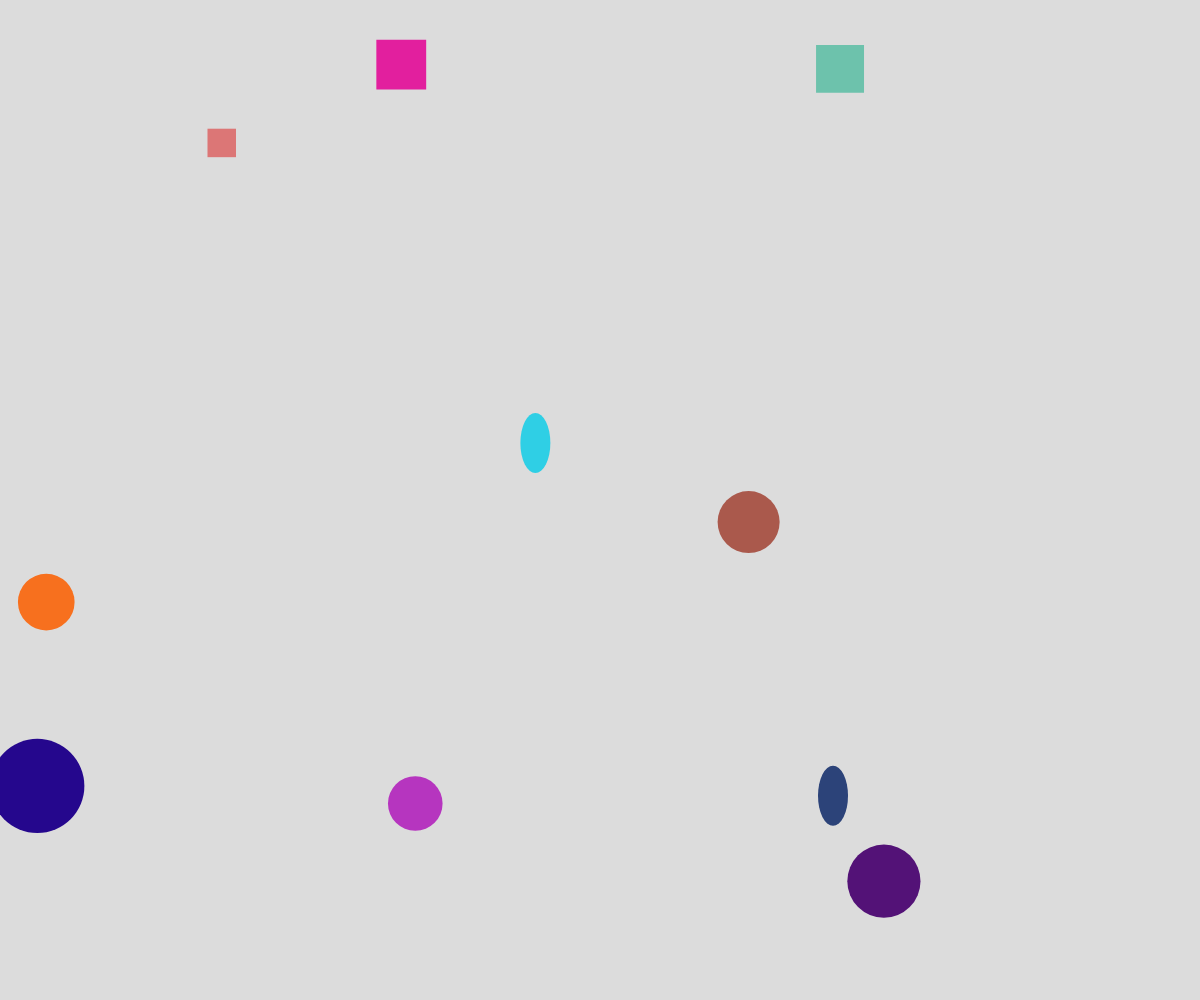
Frame 1 (no input)
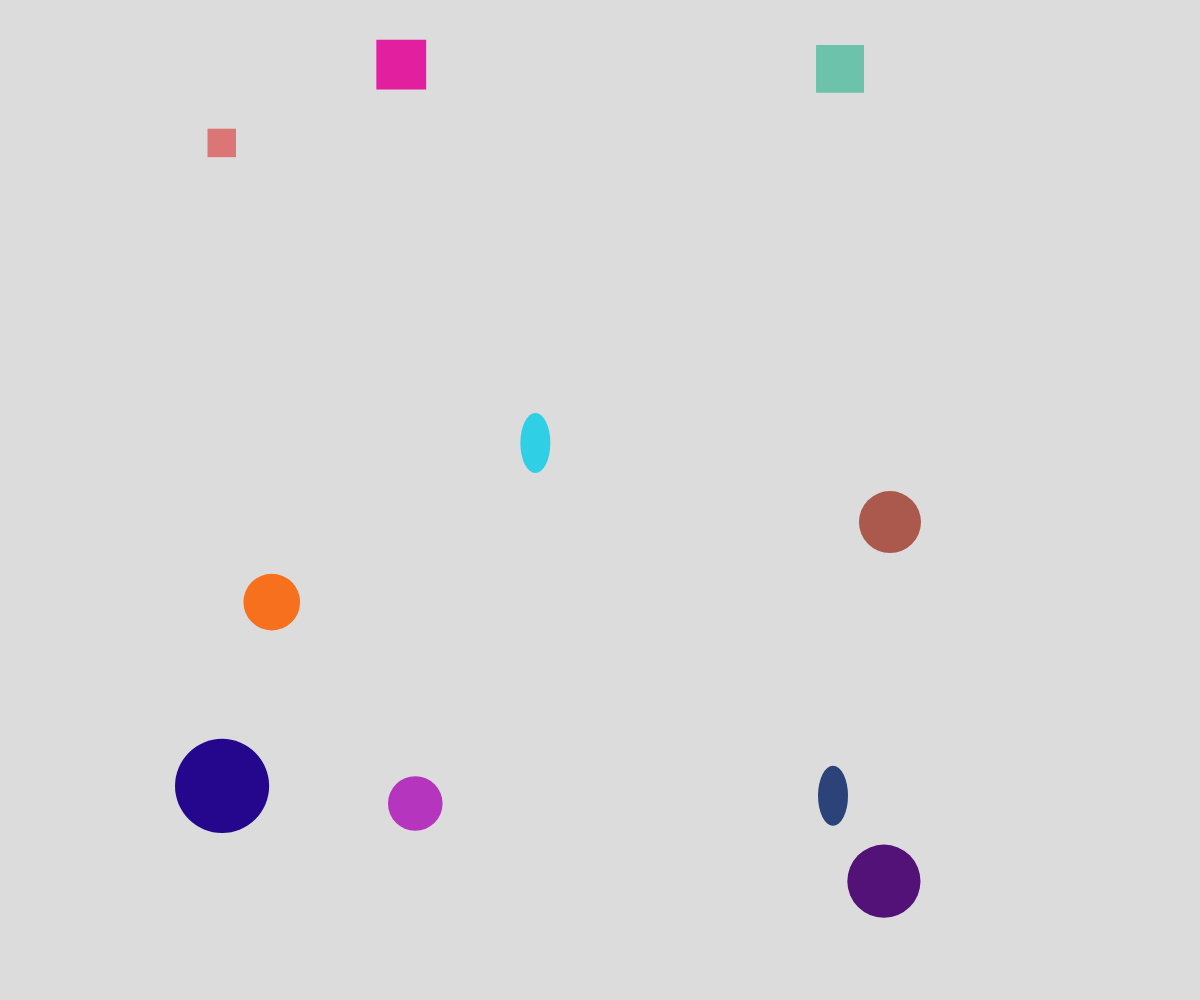
Frame 60 (no input)
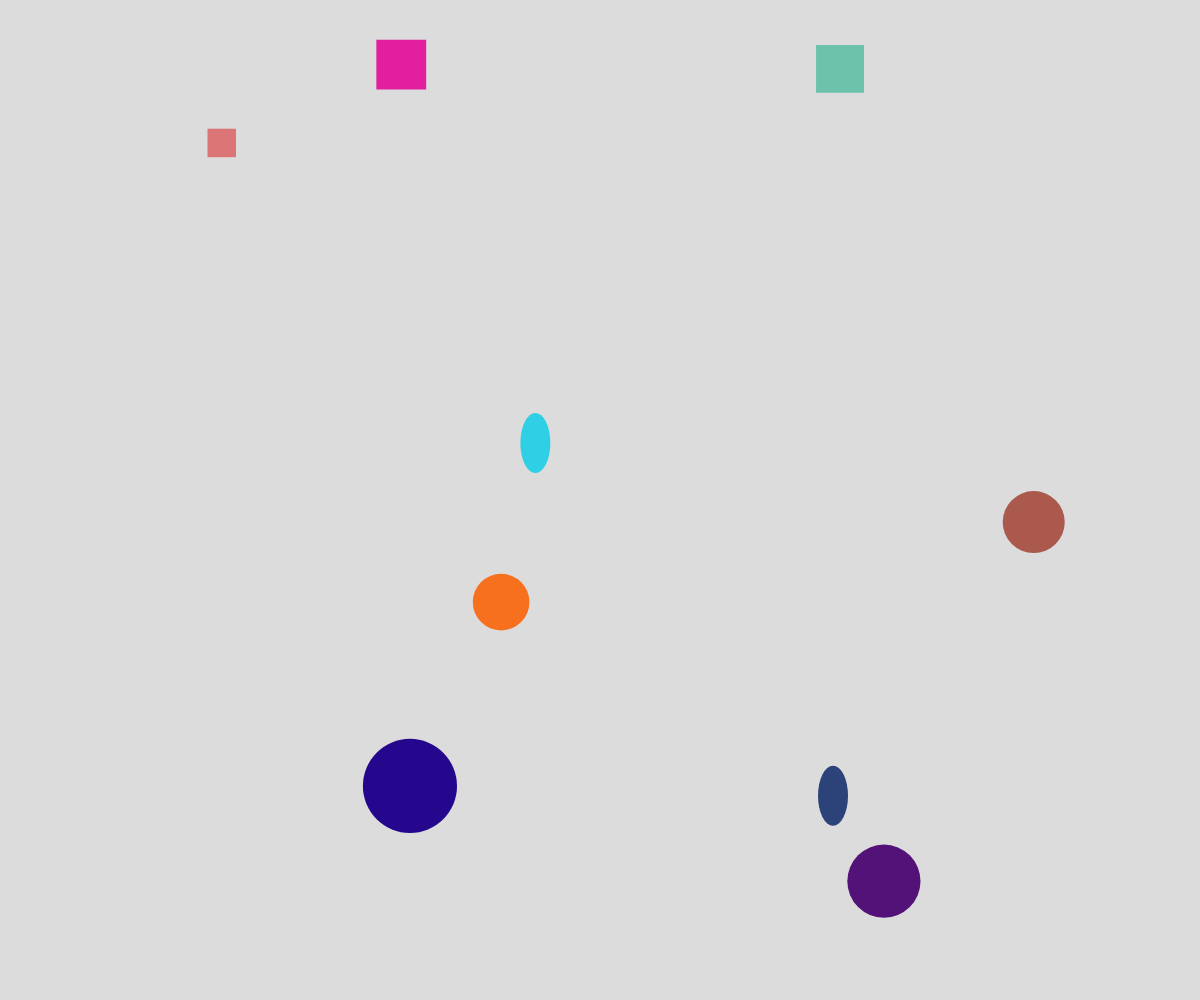
Frame 120 (the mouse pressed at the canvas centre since frame 60)

The p5.js sketch that drew these frames (run headless with seeded random() and noise() and a simulated clock; from frame 60 on, the mouse is pressed at the canvas centre):

// p5.js sketch
// ── sketch.js
// OOP Inheritance Demo

let theShapes = [];

function setup() {
  createCanvas(windowWidth, windowHeight);

  for (let i = 0; i < 10; i++) {
    let someColor = color(random(255), random(255), random(255));
    let x = random(width);
    let y = random(height);

    let choice = random(100);
    if (choice < 25) {
      let someShape = new Shape(x, y, someColor);
      theShapes.push(someShape);
    }
    else if(choice < 52) {
      let radius = random(20, 50);
      let someCircle = new Circle(x, y, someColor, radius);
      theShapes.push(someCircle);
    }
    else if(choice < 75) {
      let radius = random(20, 50);
      let speed = random(2, 5);
      let someMovingCircle = new MovingCircle(x, y, someColor, radius, speed);
      theShapes.push(someMovingCircle);
    }
    else {
      let size = random(20, 50);
      let someCircle = new Square(x, y, someColor, size);
      theShapes.push(someCircle);
    }
  }
}

function draw() {
  background(220);
  for (let theShape of theShapes) {
    theShape.display();
  }
}

class Shape {
  constructor(x, y, color) {
    this.x = x;
    this.y = y; 
    this.color = color;
  }

  display() {
    //placeholder display function
    noStroke();
    fill(this.color);
    ellipse(this.x, this.y, 30, 60);
  }
}

class Circle extends Shape {
  constructor(x, y, color, radius) {
    super(x, y, color);
    this.radius = radius;
  }

  display() {
    noStroke();
    fill(this.color);
    circle(this.x, this.y, this.radius * 2);
  }
}

class Square extends Shape {
  constructor(x, y, color, size) {
    super(x, y, color);
    this.size = size;
  }

  display() {
    noStroke();
    fill(this.color);
    rectMode(CENTER);
    rect(this.x, this.y, this.size);
  }
}

class MovingCircle extends Circle {
  constructor(x, y, color, radius, speed) {
    super(x, y, color, radius);
    this.speed = speed;
  }

  update(){
    this.x += this.speed;
  }

  display() {
    this.update();
    super.display();
  }
}
